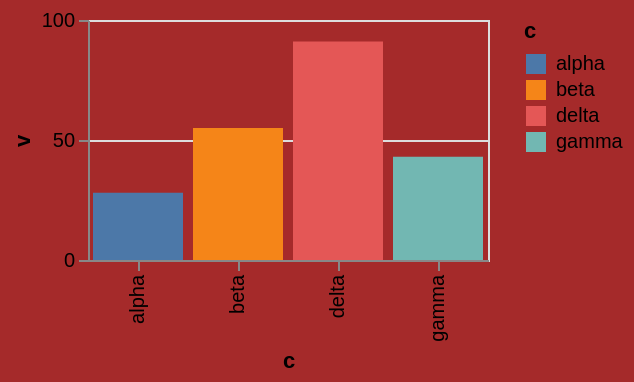

Source (Vega-Lite JSON):
### Vega-Lite specification from a JSON file in a GitHub repository (floating-point values rounded to 4 significant figures)
{"$schema": "https://vega.github.io/schema/vega-lite/v6.json", "width": 200, "height": 120, "data": {"values": [{"c": "alpha", "v": 28, "w": 3, "t": "2024-01-07"}, {"c": "beta", "v": 55, "w": 7, "t": "2024-03-19"}, {"c": "gamma", "v": 43, "w": 5, "t": "2024-06-02"}, {"c": "delta", "v": 91, "w": 9, "t": "2024-09-11"}]}, "mark": "bar", "encoding": {"x": {"field": "c", "type": "nominal"}, "y": {"field": "v", "type": "quantitative"}, "color": {"field": "c", "type": "nominal"}}, "config": {"background": "brown"}}
